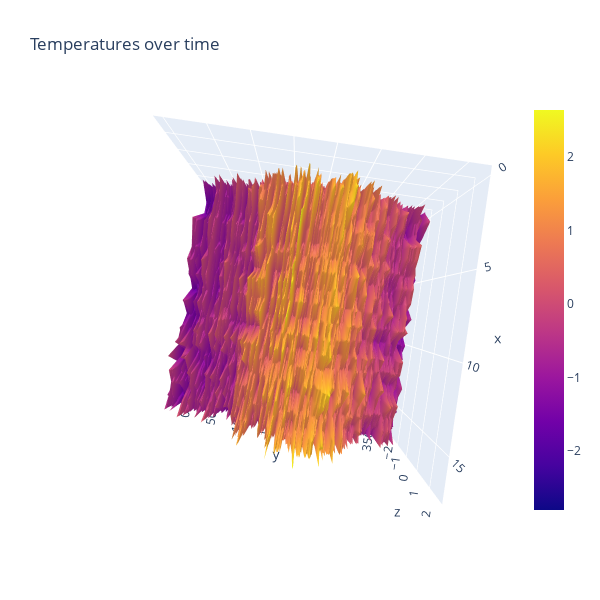

Notebook code for this chart:
### Markdown cell above
## 5. All weather data for all stations in 2000

### Code cell
#Plot ALL weather data for all stations for a year 

#X = weather station
#Y = day of the year
#Z = temperature

#you can click/hold in the graph below to rotate!

fig = go.Figure(data=[go.Surface(z=df2000.values)])
fig.update_layout(title='Temperatures over time', autosize=False,
                  width=600, height=600)
fig.show()

### Figure 1 — Plotly figure (JSON) as saved in the notebook; plotly's stock layout.template omitted (floating-point values rounded to 4 significant figures; data arrays with more than 128 entries replaced by an {"elided": "..."} marker saying what was removed)
{"data": [{"type": "surface", "z": {"elided": "366x18 float values"}}], "layout": {"autosize": false, "height": 600, "scene": {"aspectmode": "auto", "aspectratio": {"x": 1, "y": 1, "z": 1}, "camera": {"center": {"x": 0, "y": 0, "z": 0}, "eye": {"x": 1.199e-16, "y": 1.762e-17, "z": 1.979}, "projection": {"type": "perspective"}, "up": {"x": 0, "y": 0, "z": 1}}}, "title": {"text": "Temperatures over time"}, "width": 600}}
